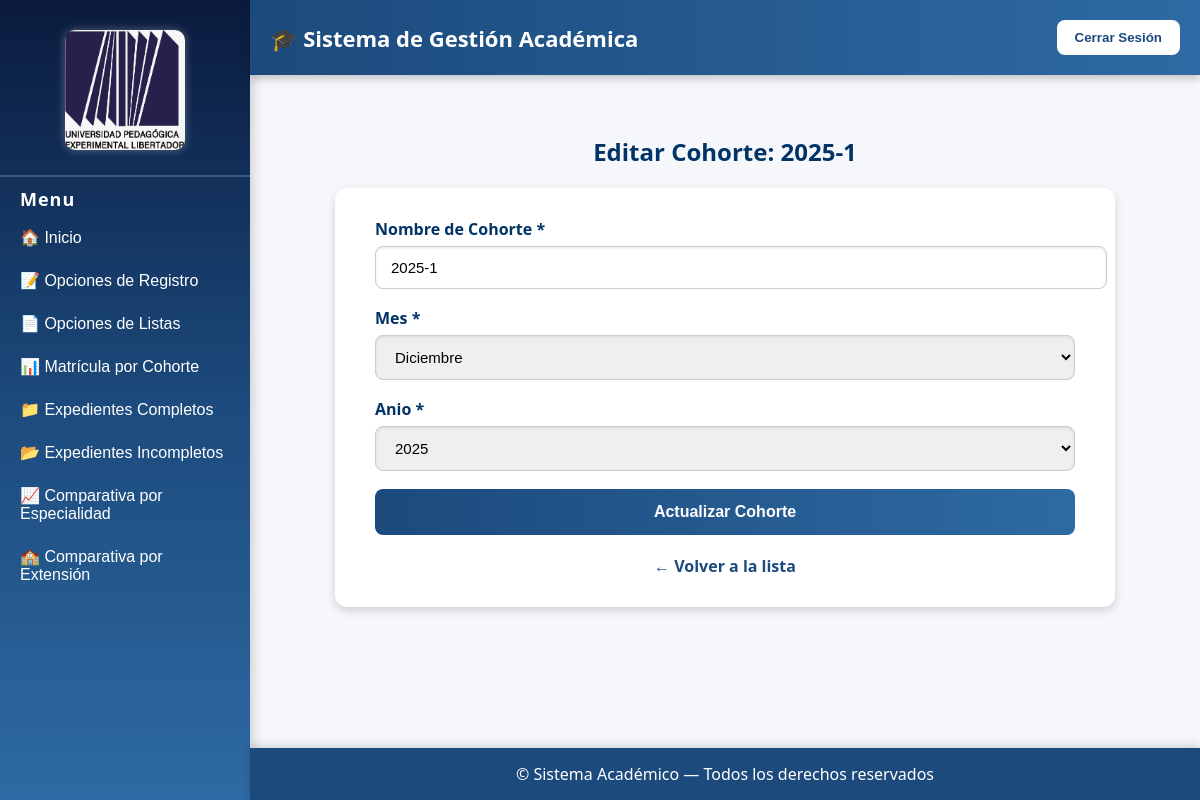
Page /cohortes/editar/1/ (signed in) on the committed database.
### estudiantes/models.py (models this page shows, shortened)
class Cohorte(models.Model):
    MESES = [
        ('Enero', 'Enero'),
        ('Febrero', 'Febrero'),
        ('Marzo', 'Marzo'),
        ('Abril', 'Abril'),
        ('Mayo', 'Mayo'),
        ('Junio', 'Junio'),
        ('Julio', 'Julio'),
        ('Agosto', 'Agosto'),
        ('Septiembre', 'Septiembre'),
        ('Octubre', 'Octubre'),
        ('Noviembre', 'Noviembre'),
        ('Diciembre', 'Diciembre'),
    ]
    AÑOS = [(str(a), str(a)) for a in range(1900, datetime.now().year + 1)]
    nombre_cohorte = models.CharField(max_length=100, unique=True, verbose_name="Nombre de Cohorte")
    mes = models.CharField(max_length=20, choices=MESES)
    anio = models.CharField(max_length=4, choices=AÑOS)
    class Meta:
        unique_together = ('mes', 'anio')
        verbose_name = "Cohorte"
        verbose_name_plural = "Cohortes"

### estudiantes/views.py (the view)
# urls.py: path('cohortes/editar/<int:id>/', views.editar_cohorte, name='editar_cohorte'),
def editar_cohorte(request, id):
    if not solo_admin(request):
        messages.error(request, "No tienes permisos para editar cohortes.")
        return redirect('listar_cohortes')
    cohorte = get_object_or_404(Cohorte, id=id)
    if request.method == 'POST':
        form = CohorteForm(request.POST, instance=cohorte)
        if form.is_valid():
            form.save()
            messages.success(request, '✅ Cohorte actualizada correctamente.')
            return redirect('listar_cohortes')
        else:
            messages.error(request, '❌ Corrige los errores del formulario.')
    else:
        form = CohorteForm(instance=cohorte)
    return render(request, 'editar_cohorte.html', {'form': form, 'cohorte': cohorte})

### estudiantes/forms.py
class CohorteForm(forms.ModelForm):
    class Meta:
        model = Cohorte
        fields = '__all__'

### estudiantes/views.py (called while the page is built)
def user_role(request):
    return request.session.get('usuario_rol', None)

def solo_admin(request):
    return user_role(request) == "Administrador"

### estudiantes/templates/editar_cohorte.html (shortened to what this page needs)
{% extends 'home.html' %}
{% load static %}
{% block content %}
<h2>Editar Cohorte: {{ cohorte.nombre_cohorte }}</h2>
<div style="max-width:700px; margin:0 auto; background:white; padding:30px 40px; border-radius:12px; box-shadow:0 4px 10px rgba(0,0,0,0.15);">
    <form id="formEditarCohorte" method="POST" novalidate>
        {% for field in form %}
            <div style="margin-bottom: 18px;">
                <label for="{{ field.id_for_label }}" style="font-weight:bold; color:#003366; display:block; margin-bottom:6px;">
                    {{ field.label }}{% if field.field.required %} *{% endif %}
                </label>
                {% if field.field.widget.input_type == "text" %}
                    <input type="text" name="{{ field.html_name }}" value="{{ field.value|default_if_none:'' }}" id="{{ field.id_for_label }}" class="form-field" placeholder="Ingrese {{ field.label }}">
                {% elif field.field.widget.input_type == "select" %}
                    <select name="{{ field.html_name }}" id="{{ field.id_for_label }}" class="form-field">
                        {% for val, text in field.field.choices %}
                            <option value="{{ val }}" {% if field.value == val %}selected{% endif %}>{{ text }}</option>
                        {% endfor %}
                    </select>
                {% else %}
                    {{ field }}
                {% endif %}
            </div>
        {% endfor %}
        <button type="submit" style="width:100%; padding:14px; font-size:16px; border-radius:8px; border:none; background:linear-gradient(90deg,#1c4a7c,#2e6aa3); color:white; font-weight:bold; cursor:pointer; transition:all 0.3s;">
            Actualizar Cohorte
        </button>
    </form>
    <div style="text-align:center; margin-top:20px;">
        <a href="{% url 'listar_cohortes' %}" style="color:#1c4a7c; font-weight:bold; text-decoration:none;">← Volver a la lista</a>
    </div>
</div>
{% endblock %}

### estudiantes/templates/home.html (style rules this page uses)
body { margin: 0; font-family: "Segoe UI", Tahoma, Geneva, Verdana, sans-serif; background-color: #f5f7fb; color: #333; display: flex; height: 100vh; }
main h2 { color: #003366; text-align: center; }

### estudiantes/templates/editar_cohorte.html (style rules this page uses)
.form-field { width: 100%; padding: 12px 15px; font-size: 15px; border: 1px solid #ccc; border-radius: 8px; transition: all 0.3s ease; box-shadow: inset 0 1px 3px rgba(0,0,0,0.1); }
.form-field::placeholder { color: #999; }

### rows in the picture
Cohorte: nombre_cohorte "2025-1", nombre_cohorte "2025-1", mes "Diciembre" "2025"

### other values in the picture
{{ field.label }} "Nombre de Cohorte" "Mes" "Anio"
